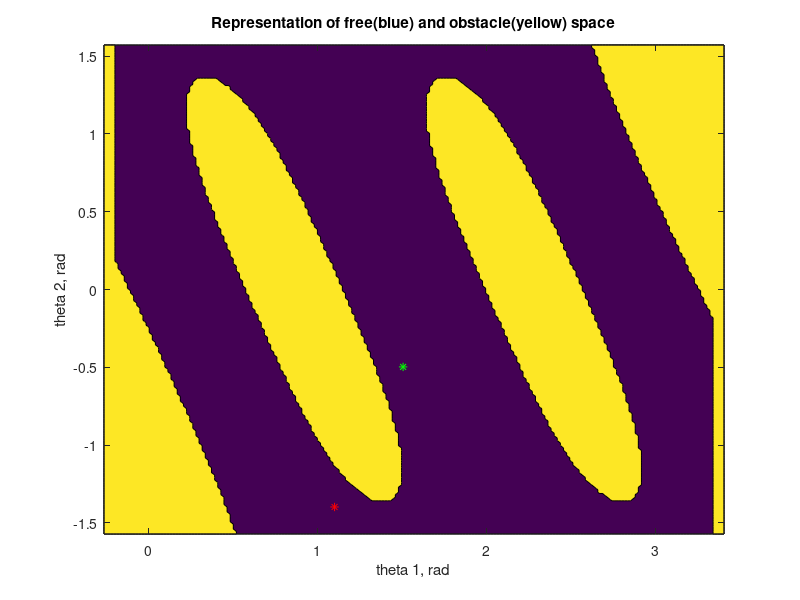

The MATLAB source for this figure: (Note: this script raises an error after producing the figure.)
% Daulet Baimukashev
% Date: 23.09.18
% This program implements the A-star algorithm for two-link manipulator
% movement. The script is divided into 4 parts, as the assignment tasks.

close all; clear all; clc;
% enter here the start and goal theta1 and theta2 values in radians
start_theta = [1.1 -1.4];
goal_theta = [1.5 -0.5];

% PART1: create configuration space
N1 = 200; N2 = 200;
q1 = linspace(-pi/12, pi*13/12,N1);
q2 = linspace(-pi/2,pi/2,N2);

% create the data structure for nodes in grids of the C-space
% z(i,j) is the node in the C-space and it has the fields as obstacle,
% past_cost, heurestics, total cost and parent. 

% construct the Free and Obstacle Space
for i=1:1:N1 
    x1i = 0.50*cos(q1(i));
    y1i = 0.50*sin(q1(i));
    for j=1:1:N2
        x2i = x1i + 0.40*cos(q1(i) + q2(j));
        y2i = y1i + 0.40*sin(q1(i) + q2(j));
        % add constraints to 2 links
        % the 2 balls and wall 
        % also link 2 has 3 spheres(r=L2/6) that covers whole link length
        % at positions m = L/6, 3*L/6, 5*L/6
        if ((x2i-0.6)^2+(y2i-0.7)^2>0.04) && ((x2i+0.6)^2+(y2i-0.7)^2>0.04) && (y1i > -0.1) && (y2i>-0.1) ...
        &&(x1i+ (1/6)*0.40*cos(q1(i) + q2(j))-0.6)^2+(y1i+(1/6)*0.40*sin(q1(i) + q2(j))-0.7)^2>(0.2+0.40/6)^2 ...
        &&(x1i+ (1/2)*0.40*cos(q1(i) + q2(j))-0.6)^2+(y1i+(1/2)*0.40*sin(q1(i) + q2(j))-0.7)^2>(0.2+0.40/6)^2 ...
        &&(x1i+ (5/6)*0.40*cos(q1(i) + q2(j))-0.6)^2+(y1i+(5/6)*0.40*sin(q1(i) + q2(j))-0.7)^2>(0.2+0.40/6)^2 ...
        &&(x1i+ (1/6)*0.40*cos(q1(i) + q2(j))+0.6)^2+(y1i+(1/6)*0.40*sin(q1(i) + q2(j))-0.7)^2>(0.2+0.40/6)^2 ...
        &&(x1i+ (1/2)*0.40*cos(q1(i) + q2(j))+0.6)^2+(y1i+(1/2)*0.40*sin(q1(i) + q2(j))-0.7)^2>(0.2+0.40/6)^2 ...
        &&(x1i+ (5/6)*0.40*cos(q1(i) + q2(j))+0.6)^2+(y1i+(5/6)*0.40*sin(q1(i) + q2(j))-0.7)^2>(0.2+0.40/6)^2
            z(i,j).obs = 0;
        else
            z(i,j).obs = 1;
        end
        z(i,j).x = i;
        z(i,j).y = j;
        % these will be initialized later
        z(i,j).heurestics = 0;
        z(i,j).parent = [];
        z(i,j).past_cost = 0;
        z(i,j).est_cost = 0;
    end
end

for i=1:1:N1
    for j=1:1:N2
        Z(i,j) = z(j,i).obs;
    end
end

% Convert the input values of theta from radian to node addresses in C-space
[c index1] = min(abs(q1-start_theta(1)));
[c index2] = min(abs(q2-start_theta(2)));
[c index3] = min(abs(q1-goal_theta(1)));
[c index4] = min(abs(q2-goal_theta(2)));
start_node = z(index1,index2); 
goal_node =  z(index3,index4);

% check the if the inputs are valid
if start_theta(1) > pi*13/12 || start_theta(1) < -pi/12 ... 
        || start_theta(2) > pi/2 || start_theta(2) < -pi/2 
    disp('Error: Start point out of C-space ')
    return
end 
if goal_theta(1) > pi*13/12 || goal_theta(1) < -pi/12 ... 
        || goal_theta(2) > pi/2 || goal_theta(2) < -pi/2 
    disp('Enter: Goal point out of C-space')
    return
end 
if start_node.obs > 0
    disp('Error: Start point in obstacle space')
    return
end
if goal_node.obs > 0
    disp('Error: Goal point in obstacle space')
    return
end

% Plot the Frre space and Obstacle space
figure(1)
contourf(q1,q2,Z,1)
xlabel('theta 1, rad')
ylabel('theta 2, rad')
title('Representation of free(blue) and obstacle(yellow) space')

hold on
plot(q1(start_node.x),q2(start_node.y), 'r*');
hold on
plot(q1(goal_node.x),q2(goal_node.y), 'g*');
hold off
%% Graph search

% initialise the node fields
for i=1:1:N1
    for j=1:1:N2
        z(i,j).past_cost = 0;
        if i == start_node.x && j == start_node.y 
            z(i,j).past_cost = 0;
        else
        	z(i,j).past_cost = 10^6;
        end
        z(i,j).heurestics = sqrt((goal_node.x - z(i,j).x)^2 + (goal_node.y - z(i,j).y)^2);
        z(i,j).parent = [];
        z(i,j).est_cost = 0;
    end
end

open_list = [start_node];
closed_list= [];
count = 0;
success = 0;
all_nbr = [];

% A star loop
disp('A-star started')
while ~isempty(open_list)
    count = count + 1;
    size(open_list);
    % get the current node and remove it from OPEN
    current_node = open_list(1);
    open_list(1) = [];
    % add the current node to CLOSED
    closed_list = [closed_list; current_node];
    % if the current node is goal node, finish
    if current_node.x == goal_node.x && current_node.y == goal_node.y
        disp('Success. Shortest path found')
        break
    else
        % looking for neighbors
        for i=-1:1:1
            for j=-1:1:1
                if  i == 0 && j == 0 
                    % it is the current node
                    continue
                else
                    yn = current_node.y + j;
                    xn = current_node.x + i;
                    % check if nbr inside the C-space
                    if xn < N1-1 && yn < N2-1 && xn > 0 && yn > 0
                    nbr = z(xn,yn);
                    % check if nbr not in obstacle
                    if  z(xn,yn).obs <1
                        % check if neighbor not in the closed list
                        [nbr_in_closed, nc] = look_node(closed_list, nbr);
                        if nbr_in_closed == 0 
                            % cost from neighbor to current
                            cost_current_to_nbr = cost_current_nbr(current_node, nbr);
                            % compare the costs 
                            tentative_cost = current_node.past_cost + cost_current_to_nbr;
                            if  tentative_cost < nbr.past_cost
                                nbr.past_cost = tentative_cost ;
                                nbr.parent = [current_node];
                                nbr.est_cost = nbr.past_cost + nbr.heurestics;
                                % check if neighbor not in the open list
                                [nbr_in_open, nc2] = look_node(open_list, nbr);
                                if  nbr_in_open == 0
                                    open_list = [open_list; nbr];
                                    open_list = SortList(open_list);
                                    all_nbr = [all_nbr; nbr];
                                else
                                    if nbr.past_cost < open_list(nc2).past_cost
                                        open_list(nc2) = nbr;
                                        open_list = SortList(open_list);
                                        all_nbr = [all_nbr; nbr];
                                    end
                                end
                            end
                        end
                    end
                    end
                end
            end
        end
    end

end
%%

% Construct and plot the shortest path
temp = current_node;
path = [];
path0 = [];
while ~isempty(temp.parent)
    path = [path temp.parent];
    path0 = [path0; temp.x temp.y];
    temp = temp.parent;
end
path0 = [path0; start_node.x start_node.y];

figure(2)
contourf(q1,q2,Z,1);
xlabel('theta 1, rad');
ylabel('theta 2, rad');
title('Representation of the shortest path found by the A-star algorithm');

hold on
for j=length(all_nbr):-1:1
    h4 = plot(q1(all_nbr(j).x),q2(all_nbr(j).y), '*b', 'LineWidth', 0.5);
    hold on
end
h1 = plot(q1(start_node.x),q2(start_node.y), '*r', 'LineWidth', 2);
hold on
h2 = plot(q1(goal_node.x),q2(goal_node.y), 'g*','LineWidth', 2);
hold on
for i=length(path0):-1:1
    h3 = plot(q1(path0(i,1)),q2(path0(i,2)), '*k');
    pause(0.01);
    hold on
end
legend([h1 h2 h3 h4], 'Start node','Goal node','Shortest path', 'Visited neighbors');
hold off

%% Cubic via-point interpolation 

% set the time interval and velocity
Time = 2;
k = length(path0);
T = linspace(0, Time,k);
dT = Time/k;
B1 = []; B2 = []; dB1 = []; dB2 = []; qt=[]; qt2=[];
for i=1:k
    B1(i) = q1(path0(length(path0)+1-i,1));
    B2(i) = q2(path0(length(path0)+1-i,2));
end
for i=2:k
    slope1(i) = (B1(i)-B1(i-1))/dT;   
    slope2(i) = (B2(i)-B2(i-1))/dT;   
end
dB1(1) = 0;
dB1(k) = 0;
dB2(1) = 0;
dB2(k) = 0;
for i=2:k-1
    if slope1(i)*slope1(i+1)>0
        dB1(i) = (slope1(i)+slope1(i+1))/2;   
    else
        dB1(i) = 0;
    end
    if slope2(i)*slope2(i+1)>0
        dB2(i) = (slope2(i)+slope2(i+1))/2;   
    else
        dB2(i) = 0;
    end
end

% link 1
dt = dT;
for j=1:k-1
    aj0 = B1(j);
    aj1 = dB1(j);
    aj2 = (3*B1(j+1) - 3*B1(j) - 2*dB1(j)*dT- dB1(j+1)*dT)/(power(dT,2));
    aj3 = (2*B1(j) + (dB1(j+1) + dB1(j))*dT - 2*B1(j+1))/(power(dT,3));
    qt(j) = aj0+ aj1*(dt) + aj2*(power(dt,2))+ aj3*(power(dt,3));
    xlink = 0.50*cos(qt(j));
    ylink = 0.50*sin(qt(j));
end
qt(k)=B1(k);

% link 2
Ns = 1;
dt = dT/Ns;
for j=1:k-1
    aj0 = B2(j);
    aj1 = dB2(j);
    aj2 = (3*B2(j+1) - 3*B2(j) - 2*dB2(j)*dT- dB2(j+1)*dT)/(power(dT,2));
    aj3 = (2*B2(j) + (dB2(j+1) + dB2(j))*dT - 2*B2(j+1))/(power(dT,3));
    %for m = 1:10
    %    qt2((j-1)*Ns + m) = aj0+ aj1*((m)*dt) + aj2*(power((m)*dt,2)+ aj3*(power((m)*dt,3)));
    %end
    qt2(j) = aj0+ aj1*(dt) + aj2*(power(dt,2))+ aj3*(power(dt,3));
    xlink2 = 0.40*cos(qt(j)+qt2(j));
    ylink2 = 0.40*sin(qt(j)+qt2(j));
end
qt2(k)=B2(k);


% Plot Time evolution of angular speeds and positions')
 figure(3)
 subplot(2,2,1)
 plot( qt)
 xlabel('Time, s');
 ylabel('Position of link 1, rad');
 subplot(2,2,2)
 plot(  dB1)
 xlabel('Time, s');
 ylabel('Angular velocity of link 1, rad/s');
 subplot(2,2,3)
 plot(  qt2)
 xlabel('Time, s');
 ylabel('Position of link 2, rad');
 subplot(2,2,4)
 plot(  dB2)
 xlabel('Time, s');
 ylabel('Angular velocity of link 2, rad/s');
 hold off
%% Create the movie of link movement

figure(4)
axis([-1 1 -1 1]);
title('Link movement')
for i=1:length(path0)
    x1i = 0.50*cos(qt(i));
    y1i = 0.50*sin(qt(i));
    x2i = x1i + 0.40*cos(qt(i)+qt2(i));
    y2i = y1i + 0.40*sin(qt(i)+qt2(i));
    
    start_point_x = 0.50*cos(q1(path0(length(path0),1))) + ...
                    0.40*cos(q1(path0(length(path0),1)) + q2(path0(length(path0),2)));
    start_point_y = 0.50*sin(q1(path0(length(path0),1))) + ...
                    0.40*sin(q1(path0(length(path0),1)) + q2(path0(length(path0),2)));
    goal_point_x = 0.50*cos(q1(path0(1,1))) + 0.40*cos(q1(path0(1,1)) + q2(path0(1,2)));
    goal_point_y = 0.50*sin(q1(path0(1,1))) + 0.40*sin(q1(path0(1,1)) + q2(path0(1,2)));
    hold on
    plot(start_point_x,start_point_y, '*r');
    hold on
    plot(goal_point_x,goal_point_y, '*g');
    hold on
    plot([-1 1], [-0.1 -0.1], 'r');
    hold on
    draw_circle(-0.6,0.7,0.2);
    hold on
    draw_circle(0.6,0.7,0.2);
    hold on
    draw_line(x1i, y1i, x2i,y2i);
    pause(0.01);
end
hold off
